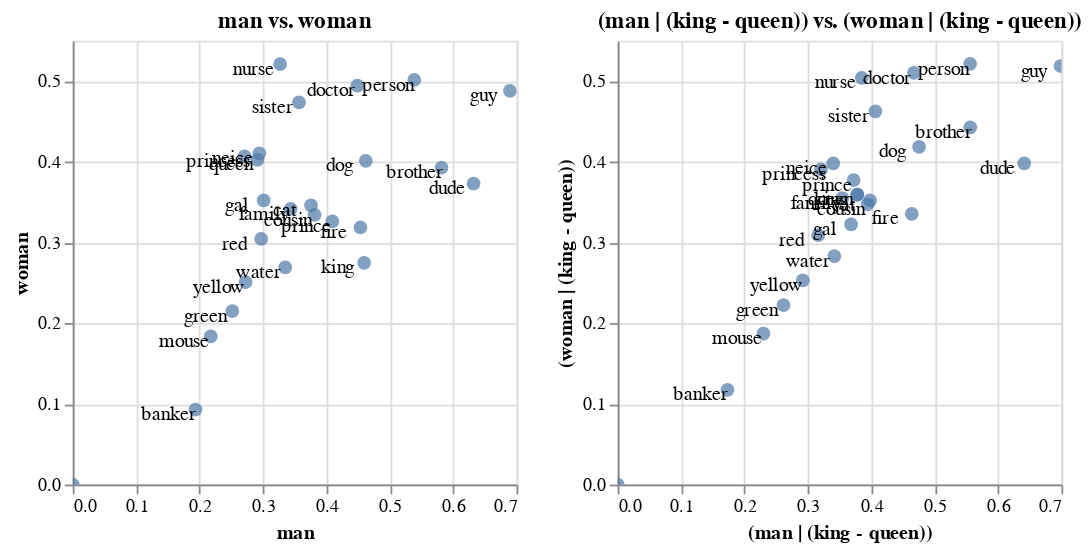

The specification (Vega-Lite) saved for this image:
### Vega-Lite specification from a JSON file in a GitHub repository (floating-point values rounded to 4 significant figures)
{"config": {"view": {"continuousWidth": 400, "continuousHeight": 300}}, "hconcat": [{"layer": [{"mark": {"type": "circle", "size": 60}, "encoding": {"tooltip": [{"type": "nominal", "field": "name"}, {"type": "nominal", "field": "original"}], "x": {"type": "quantitative", "axis": {"title": "man"}, "field": "x_axis"}, "y": {"type": "quantitative", "axis": {"title": "woman"}, "field": "y_axis"}}, "selection": {"selector001": {"type": "interval", "bind": "scales", "encodings": ["x", "y"]}}, "title": "man vs. woman"}, {"mark": {"type": "text", "color": "black", "dx": -15, "dy": 3}, "encoding": {"text": {"type": "nominal", "field": "original"}, "x": {"type": "quantitative", "axis": {"title": "man"}, "field": "x_axis"}, "y": {"type": "quantitative", "axis": {"title": "woman"}, "field": "y_axis"}}}], "data": {"name": "data-15774a1af3e17e7d98478860e09ed029"}, "height": 250, "width": 250}, {"layer": [{"mark": {"type": "circle", "size": 60}, "encoding": {"tooltip": [{"type": "nominal", "field": "name"}, {"type": "nominal", "field": "original"}], "x": {"type": "quantitative", "axis": {"title": "(man | (king - queen))"}, "field": "x_axis"}, "y": {"type": "quantitative", "axis": {"title": "(woman | (king - queen))"}, "field": "y_axis"}}, "selection": {"selector002": {"type": "interval", "bind": "scales", "encodings": ["x", "y"]}}, "title": "(man | (king - queen)) vs. (woman | (king - queen))"}, {"mark": {"type": "text", "color": "black", "dx": -15, "dy": 3}, "encoding": {"text": {"type": "nominal", "field": "original"}, "x": {"type": "quantitative", "axis": {"title": "(man | (king - queen))"}, "field": "x_axis"}, "y": {"type": "quantitative", "axis": {"title": "(woman | (king - queen))"}, "field": "y_axis"}}}], "data": {"name": "data-5ef8856a00a327788b3c3840144bb429"}, "height": 250, "width": 250}], "$schema": "https://vega.github.io/schema/vega-lite/v4.0.2.json", "datasets": {"data-15774a1af3e17e7d98478860e09ed029": [{"x_axis": 0.4095, "y_axis": 0.3262, "name": "prince", "original": "prince"}, {"x_axis": 0.271, "y_axis": 0.4069, "name": "princess", "original": "princess"}, {"x_axis": 0.3271, "y_axis": 0.5211, "name": "nurse", "original": "nurse"}, {"x_axis": 0.449, "y_axis": 0.4944, "name": "doctor", "original": "doctor"}, {"x_axis": 0.1935, "y_axis": 0.09302, "name": "banker", "original": "banker"}, {"x_axis": 0.3816, "y_axis": 0.3343, "name": "cousin", "original": "cousin"}, {"x_axis": 0.2943, "y_axis": 0.4104, "name": "neice", "original": "neice"}, {"x_axis": 0.4596, "y_axis": 0.2749, "name": "king", "original": "king"}, {"x_axis": 0.2914, "y_axis": 0.4025, "name": "queen", "original": "queen"}, {"x_axis": 0.6323, "y_axis": 0.3729, "name": "dude", "original": "dude"}, {"x_axis": 0.6896, "y_axis": 0.4881, "name": "guy", "original": "guy"}, {"x_axis": 0.301, "y_axis": 0.3523, "name": "gal", "original": "gal"}, {"x_axis": 0.4538, "y_axis": 0.3186, "name": "fire", "original": "fire"}, {"x_axis": 0.4622, "y_axis": 0.4013, "name": "dog", "original": "dog"}, {"x_axis": 0.3758, "y_axis": 0.3462, "name": "cat", "original": "cat"}, {"x_axis": 0.2176, "y_axis": 0.1836, "name": "mouse", "original": "mouse"}, {"x_axis": 0.2972, "y_axis": 0.3045, "name": "red", "original": "red"}, {"x_axis": 0, "y_axis": 0, "name": "bluee", "original": "bluee"}, {"x_axis": 0.2516, "y_axis": 0.215, "name": "green", "original": "green"}, {"x_axis": 0.2726, "y_axis": 0.2511, "name": "yellow", "original": "yellow"}, {"x_axis": 0.3351, "y_axis": 0.2691, "name": "water", "original": "water"}, {"x_axis": 0.5387, "y_axis": 0.5016, "name": "person", "original": "person"}, {"x_axis": 0.3437, "y_axis": 0.3416, "name": "family", "original": "family"}, {"x_axis": 0.5817, "y_axis": 0.3928, "name": "brother", "original": "brother"}, {"x_axis": 0.3568, "y_axis": 0.4737, "name": "sister", "original": "sister"}], "data-5ef8856a00a327788b3c3840144bb429": [{"x_axis": 0.3721, "y_axis": 0.3774, "name": "(prince | (king - queen))", "original": "prince"}, {"x_axis": 0.3208, "y_axis": 0.3907, "name": "(princess | (king - queen))", "original": "princess"}, {"x_axis": 0.385, "y_axis": 0.5041, "name": "(nurse | (king - queen))", "original": "nurse"}, {"x_axis": 0.4673, "y_axis": 0.5102, "name": "(doctor | (king - queen))", "original": "doctor"}, {"x_axis": 0.1732, "y_axis": 0.1174, "name": "(banker | (king - queen))", "original": "banker"}, {"x_axis": 0.3943, "y_axis": 0.3474, "name": "(cousin | (king - queen))", "original": "cousin"}, {"x_axis": 0.34, "y_axis": 0.3981, "name": "(neice | (king - queen))", "original": "neice"}, {"x_axis": 0.3779, "y_axis": 0.3594, "name": "(king | (king - queen))", "original": "king"}, {"x_axis": 0.3779, "y_axis": 0.3594, "name": "(queen | (king - queen))", "original": "queen"}, {"x_axis": 0.6413, "y_axis": 0.3982, "name": "(dude | (king - queen))", "original": "dude"}, {"x_axis": 0.6985, "y_axis": 0.5188, "name": "(guy | (king - queen))", "original": "guy"}, {"x_axis": 0.3681, "y_axis": 0.3225, "name": "(gal | (king - queen))", "original": "gal"}, {"x_axis": 0.4639, "y_axis": 0.3356, "name": "(fire | (king - queen))", "original": "fire"}, {"x_axis": 0.4754, "y_axis": 0.4187, "name": "(dog | (king - queen))", "original": "dog"}, {"x_axis": 0.3981, "y_axis": 0.3522, "name": "(cat | (king - queen))", "original": "cat"}, {"x_axis": 0.2298, "y_axis": 0.1871, "name": "(mouse | (king - queen))", "original": "mouse"}, {"x_axis": 0.3163, "y_axis": 0.3091, "name": "(red | (king - queen))", "original": "red"}, {"x_axis": 0, "y_axis": 0, "name": "(bluee | (king - queen))", "original": "bluee"}, {"x_axis": 0.2615, "y_axis": 0.2223, "name": "(green | (king - queen))", "original": "green"}, {"x_axis": 0.292, "y_axis": 0.253, "name": "(yellow | (king - queen))", "original": "yellow"}, {"x_axis": 0.3418, "y_axis": 0.2833, "name": "(water | (king - queen))", "original": "water"}, {"x_axis": 0.5559, "y_axis": 0.5215, "name": "(person | (king - queen))", "original": "person"}, {"x_axis": 0.3544, "y_axis": 0.3551, "name": "(family | (king - queen))", "original": "family"}, {"x_axis": 0.5562, "y_axis": 0.4428, "name": "(brother | (king - queen))", "original": "brother"}, {"x_axis": 0.4065, "y_axis": 0.4624, "name": "(sister | (king - queen))", "original": "sister"}]}}
